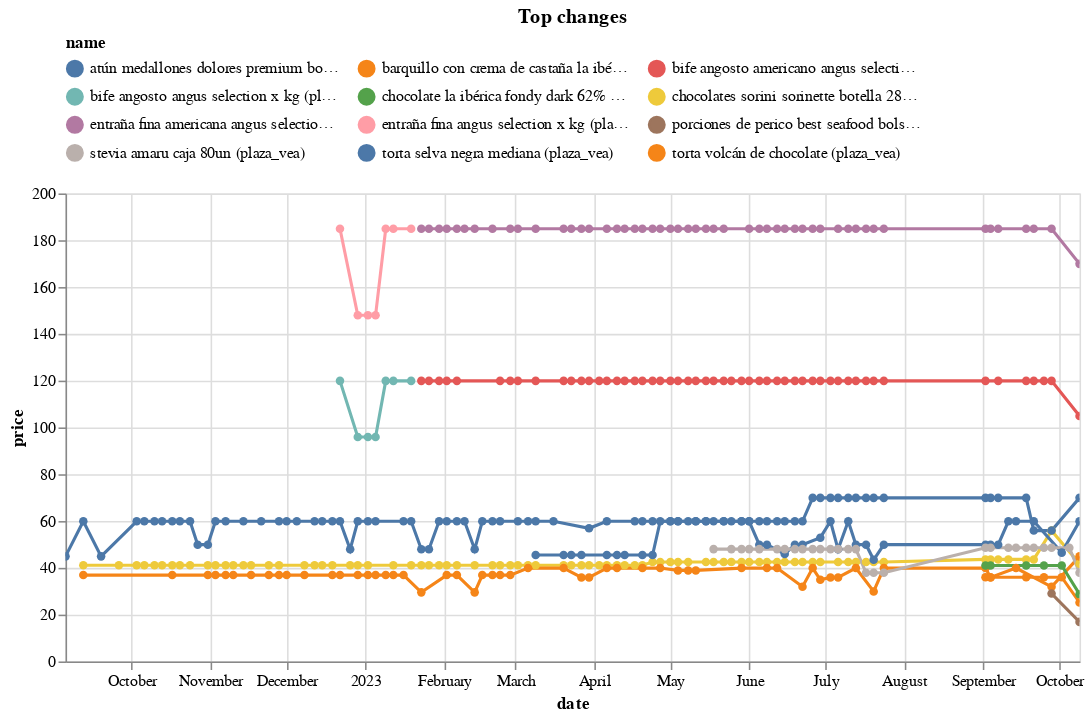

Source (notebook cell):
### Code cell
top_changes_abs.head(10).pipe(plot_changes, 'Top changes')

### Figure 1 — Vega-Lite specification as saved in the notebook (floating-point values rounded to 4 significant figures; data arrays with more than 128 entries replaced by an {"elided": "..."} marker saying what was removed)
{"config": {"view": {"continuousWidth": 300, "continuousHeight": 300}, "legend": {"columns": 3, "orient": "top"}}, "data": {"name": "data-f521aa3bc74f1ea8e1f9209c10dabc0f"}, "mark": {"type": "line", "point": true}, "encoding": {"color": {"field": "name", "scale": {"domain": ["atún medallones dolores premium bolsa 680g (plaza_vea)", "barquillo con crema de castaña la ibérica táper 350g (plaza_vea)", "bife angosto americano angus selection x kg (plaza_vea)", "bife angosto angus selection x kg (plaza_vea)", "chocolate la ibérica fondy dark 62% barra 50g bolsa 6un (plaza_vea)", "chocolates sorini sorinette botella 280g (plaza_vea)", "entraña fina americana angus selection x kg (plaza_vea)", "entraña fina angus selection x kg (plaza_vea)", "porciones de perico best seafood bolsa 500g (plaza_vea)", "stevia amaru caja 80un (plaza_vea)", "torta selva negra mediana (plaza_vea)", "torta volcán de chocolate (plaza_vea)"]}, "type": "nominal"}, "tooltip": [{"field": "name", "type": "nominal"}, {"field": "price", "type": "quantitative"}, {"field": "last_price", "type": "quantitative"}], "x": {"field": "date", "type": "temporal"}, "y": {"field": "price", "type": "quantitative"}}, "params": [{"name": "param_7", "select": {"type": "point", "fields": ["name"]}, "bind": "legend"}, {"name": "param_8", "select": {"type": "interval", "encodings": ["x", "y"]}, "bind": "scales"}], "title": "Top changes", "transform": [{"filter": {"param": "param_7"}}], "width": 650, "$schema": "https://vega.github.io/schema/vega-lite/v5.15.1.json", "datasets": {"data-f521aa3bc74f1ea8e1f9209c10dabc0f": {"elided": "413 records"}}}
